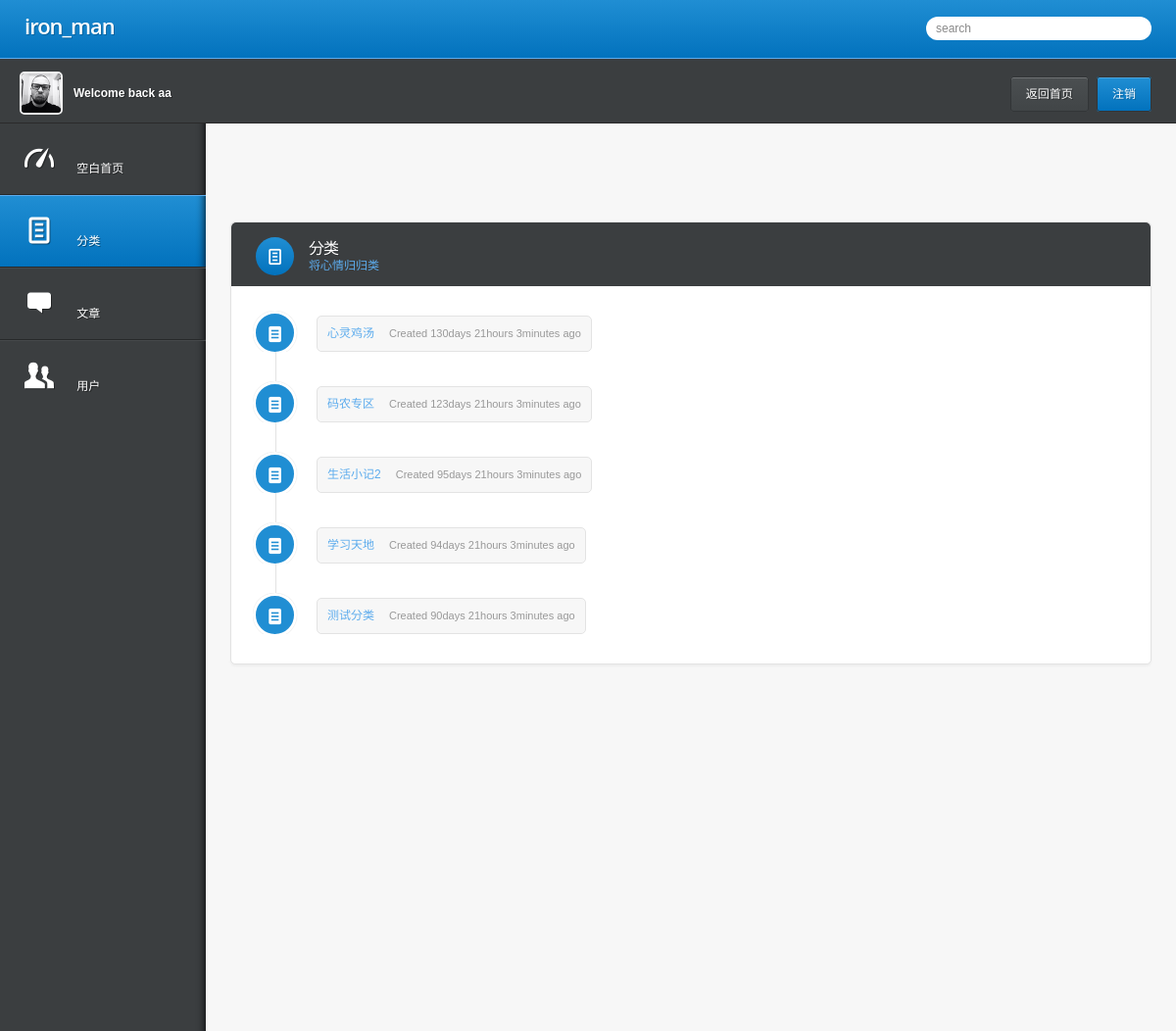
Page /back/category-timeline.php (signed in) on the committed database.
### tables this page shows
CREATE TABLE IF NOT EXISTS `category` (
  `id` tinyint(1) NOT NULL AUTO_INCREMENT,
  `categoryName` tinytext NOT NULL,
  `categoryMeans` text NOT NULL,
  `setTime` datetime NOT NULL,
  PRIMARY KEY (`id`)
);

### back/category-timeline.php (the view, shortened to what this page needs)
<!DOCTYPE html>
<html lang="">
<head>
	<link rel="stylesheet" href="css/style.css" media="all" />
</head>
<body>
<?php
if(!isset($_SESSION['admin']))
	header("Location:back.php");
else
{
?>
<?php
function sjc($startdate,$enddate)
{
$date=floor((strtotime($enddate)-strtotime($startdate))/86400);
$hour=floor((strtotime($enddate)-strtotime($startdate))%86400/3600);
$minute=floor((strtotime($enddate)-strtotime($startdate))%86400%60);
$second=floor((strtotime($enddate)-strtotime($startdate))%86400/60%60);
if($date!=0) echo $date."days ";
if($hour!=0) echo $hour."hours ";
if($minute!=0) echo $minute."minutes ";
echo"ago";
}
?>
<div class="testing">
<header class="main">
	<h1><strong>iron_man</strong></h1>
	<input type="text" value="search" />
</header>
<section class="user">
	<div class="profile-img">
		<p><img src="images/uiface2.png" alt="" height="40" width="40" /> Welcome back <?php echo $_SESSION['nick']?></p>
	</div>
	<div class="buttons">
		<span class="button"><a href="../index.php">返回首页</a></span>
		<span class="button blue"><a href="php/land.php?action=logout">注销</a></span>
	</div>
</section>
</div>
<nav>
	<ul>
		<li><a href="dashboard.php"><span class="icon">&#128711;</span> 空白首页 </a></li>
		<li class="section">
			<a href="category-timeline.php"><span class="icon">&#128196;</span> 分类 </a>
		</li>
		<li>
			<a href="blog-timeline.php"><span class="icon">&#59160;</span> 文章 </a>
		</li>
		<li>
            <a href="users.php"><span class="icon">&#128101;</span> 用户 </a>
        </li>
	</ul>
</nav>
<section class="content">
	<section class="widget">
		<header>
			<span class="icon">&#128196;</span>
			<hgroup>
				<h1>分类</h1>
				<h2>将心情归归类</h2>
			</hgroup>
		</header>
		<div class="content no-padding timeline">
			<?php
                $select_query=mysql_query("SELECT * FROM `category`");
				$datetime=date("Y-m-d H:i:s");
                while($row=mysql_fetch_array($select_query))
                {
            ?>
			<div class="tl-post">
				<span class="icon">&#59185;</span>
				<p><a href="#"><?php echo $row['categoryName']?></a><span class="time">Created <?php echo sjc($row['setTime'],$datetime)?></span></p>
			</div>
            <?php }?>
		</div>
	</section>
</section>
<?php }?>
</body>
</html>

### rows in the picture
category: categoryName "心灵鸡汤", setTime "130", setTime "21", setTime "3"
category: categoryName "码农专区", setTime "123", setTime "21", setTime "3"
category: categoryName "生活小记2", setTime "95", setTime "21", setTime "3"
category: categoryName "学习天地", setTime "94", setTime "21", setTime "3"
category: categoryName "测试分类", setTime "90", setTime "21", setTime "3"

### other values in the picture
$_SESSION['nick'] "aa"
